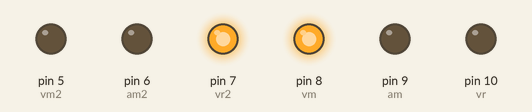
Bench run of a sketch on a simulated Arduino Uno, built with avr-gcc and run on an emulated ATmega328P. Parts: output pins drawn as LEDs (lit = HIGH).

Above: at 2.5 s.
At 6.2 s:
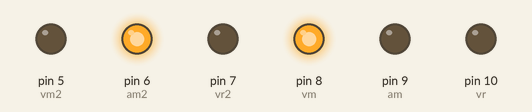
At 10.0 s:
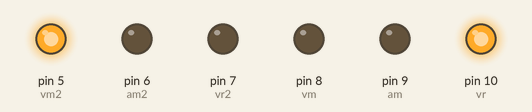
At 13.7 s:
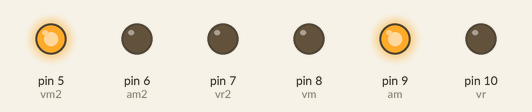
Timing chart, 0 to 19.5 s (numbered marks = the images above):
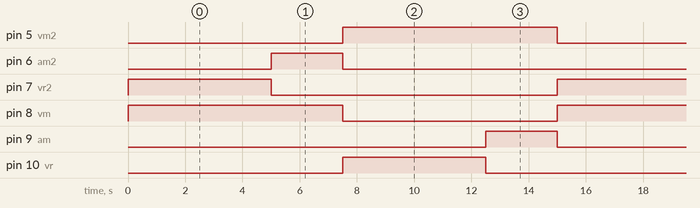

Measured:
- by itself, pin 5 (vm2), pin 8 (vm): alternates HIGH for 7.5 s and LOW for 7.5 s
- by itself, pin 6 (am2), pin 9 (am): alternates HIGH for 2.5 s and LOW for 12.5 s
- by itself, pin 7 (vr2), pin 10 (vr): alternates HIGH for 5.0 s and LOW for 10.0 s

The sketch:

semaforo.ino
```cpp
// C++ code
//

int vm = 8; // declarando variavel vm atribuindo o pino 8
int am = 9; // declarando variavel am atribuindo o pino 9
int vr = 10; // declarando variavel vr atribuindo o pino 10
int vm2 = 5;
int am2 = 6;
int vr2 = 7;


void setup()
{
  pinMode(vm, OUTPUT);//declarando vm saída
  pinMode(am, OUTPUT);//declarando am saída
  pinMode(vr, OUTPUT);//declarando vr saída
  pinMode(vm2, OUTPUT);
  pinMode(am2, OUTPUT);
  pinMode(vr2, OUTPUT);

}

void loop()
{
  digitalWrite(vm, HIGH);
  digitalWrite(am, LOW);
  digitalWrite(vr, LOW);
  digitalWrite(vm2, LOW);
  digitalWrite(am2, LOW);
  digitalWrite(vr2, HIGH);

  delay (5000);

  digitalWrite(am2, HIGH);
  digitalWrite(vr2, LOW);

  delay (2500);

  digitalWrite(vm, LOW);
  digitalWrite(am, LOW);
  digitalWrite(vr, HIGH);
  digitalWrite(vm2, HIGH);
  digitalWrite(am2, LOW);
  digitalWrite(vr2, LOW);

  delay (5000);

  digitalWrite(vm, LOW);
  digitalWrite(am, HIGH);
  digitalWrite(vr, LOW);
  digitalWrite(vm2, HIGH);
  digitalWrite(am2, LOW);
  digitalWrite(vr2, LOW);

  delay (2500);
}
```
